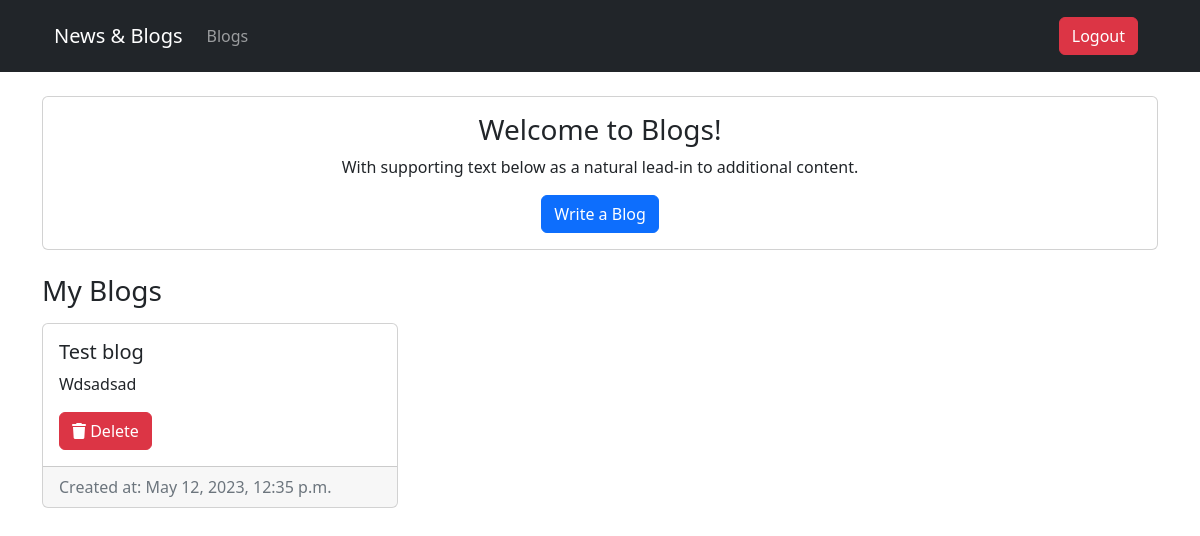
The page /blogs/ (signed in) on the database as committed earlier.
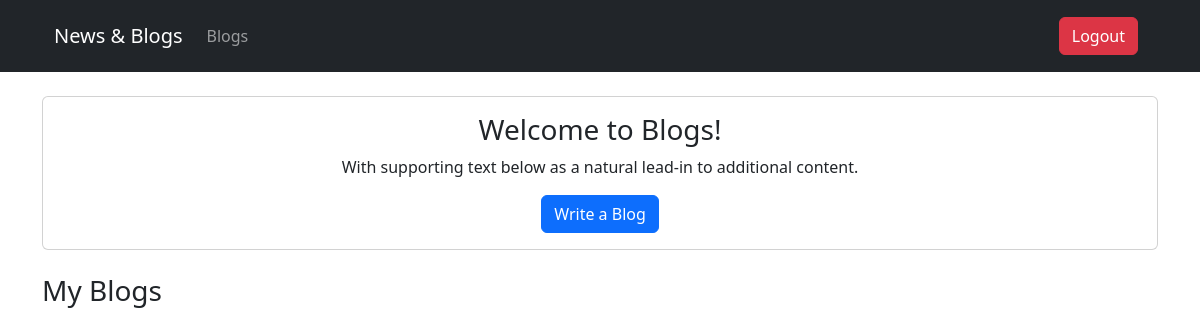
The same page on the database as committed later.
### blog/models.py (models this page shows, shortened)
class Blog(models.Model):
    title = models.TextField(max_length=50)
    author = models.ForeignKey(User, on_delete=models.CASCADE)
    content = models.TextField(max_length=200)
    slug = models.SlugField(max_length=150)
    created_at = models.DateTimeField(auto_now_add=True)

### blog/views.py (the view)
# urls.py: path("blogs/", blogs_home, name="blog_home"),
@login_required(login_url='/login')
def blogs_home(request):
    user = request.user
    blogs = Blog.objects.filter(author=user)
    context = {
        'blogs': blogs
    }
    return render(request, 'blog.html', context)

### templates/blog.html
{% extends 'index.html' %} {% block content %}
<div class="container">
  <div class="card text-center my-4">
    <div class="card-body">
      <h3 class="card-title">Welcome to Blogs!</h3>
      <p class="card-text">
        With supporting text below as a natural lead-in to additional content.
      </p>
      <a href={% url 'blog_form' %} class="btn btn-primary">Write a Blog</a>
    </div>
  </div>
  <div class="row">
    <h3 class="mb-3">My Blogs</h3>
    {% for blog in blogs %}
    <div class="col-sm-4 mb-3">
      <div class="card">
        <div class="card-body">
          <h5 class="card-title">{{blog.title}}</h5>
          <p class="card-text">{{blog.content | truncatechars:100}}</p>
          <a href="/delete_blog/{{blog.id}}" class="btn btn-danger">
            <i class="fa-solid fa-trash" style="color: #ffffff;"></i>
            Delete
        </a>
        </div>
        <div class="card-footer text-muted">
            Created at: {{blog.created_at}}
          </div>
      </div>
    </div>
    {% endfor %}
  </div>
</div>
{% endblock content %}

### templates/index.html (shortened to what this page needs)
<!DOCTYPE html>
<html lang="en">
  <head>
    <link
      href="https://cdn.jsdelivr.net/npm/bootstrap@5.2.3/dist/css/bootstrap.min.css"
      rel="stylesheet"
    />
    <link
      rel="stylesheet"
      href="https://cdnjs.cloudflare.com/ajax/libs/font-awesome/6.4.0/css/all.min.css"
    />
  </head>
  <body>
    {% include 'navbar.html' %}
    {% block content %}{% endblock content %}
  </body>
</html>

### templates/navbar.html (shortened to what this page needs)
<nav class="navbar navbar-expand-lg navbar-dark bg-dark p-3">
  <div class="container px-4">
    <a class="navbar-brand" href="/">News & Blogs</a>
    <div class="collapse navbar-collapse" id="navbarSupportedContent">
      {% if user.is_authenticated %}
      <ul class="navbar-nav me-auto mb-2 mb-lg-0">
        <li class="nav-item">
          <a class="nav-link" href="/blogs">Blogs</a>
        </li>
      </ul>
      <a href="/logout">
        <button class="btn btn-danger me-2" type="button">Logout</button></a
      >
      {% endif %}
    </div>
  </div>
</nav>

Rows that differ between the two databases and show on the page:
removed Blog: title "Test blog", content "Wdsadsad", created_at "May 12, 2023, 12:35 p.m."
